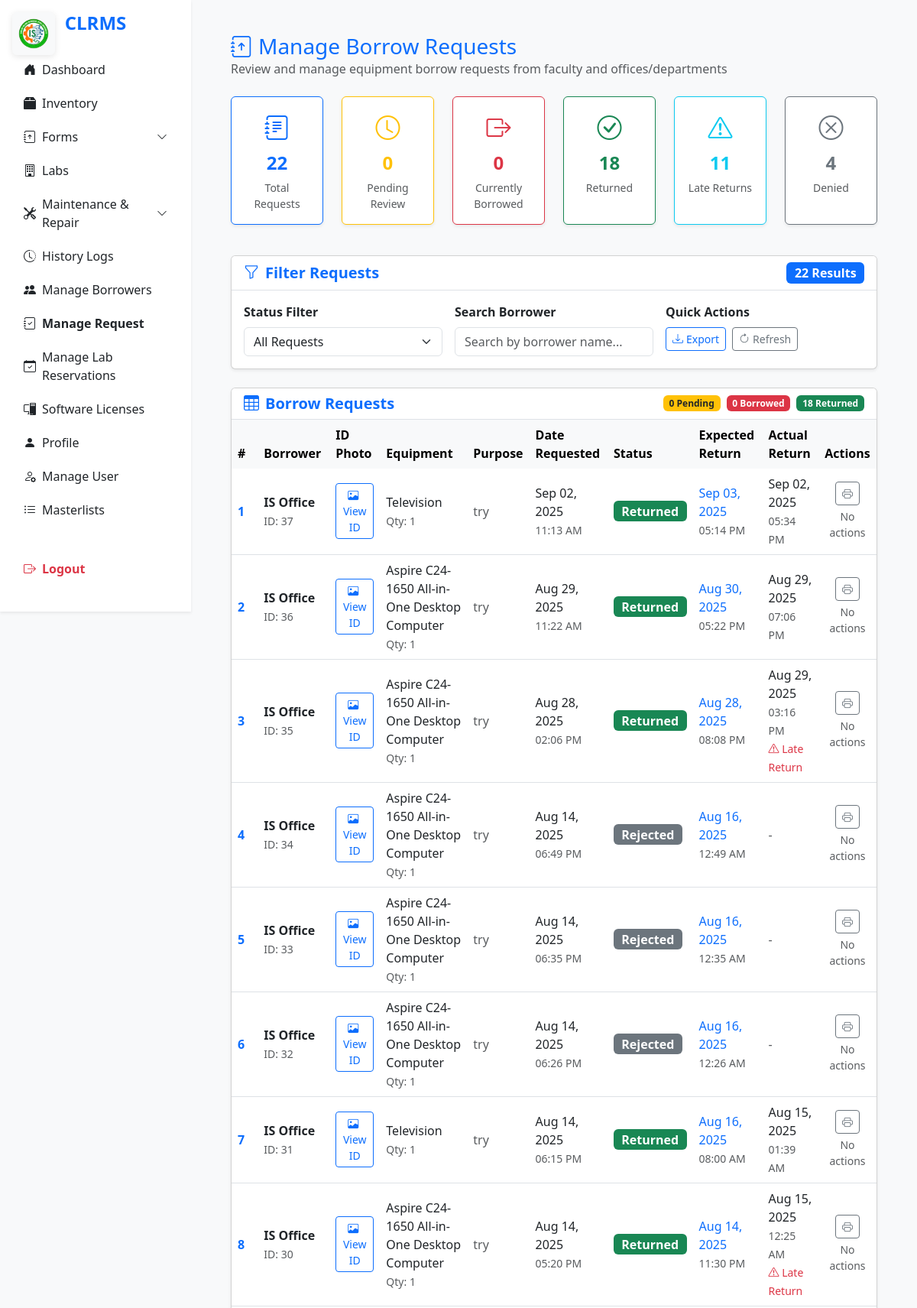
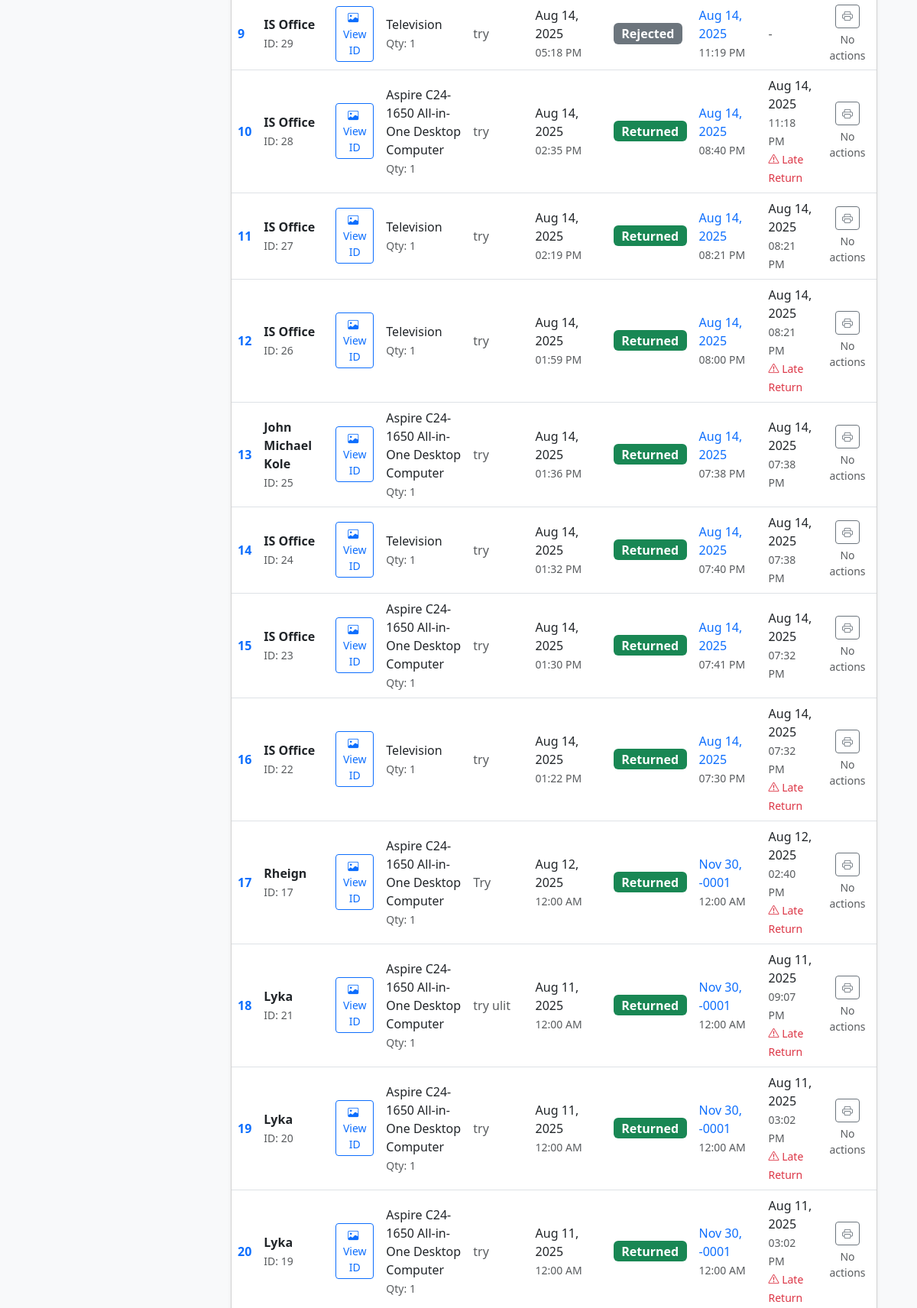
The app's page /pages/manage_borrow_requests.php (signed in, upper part) with its own data (2 pictures, top to bottom).
### tables this page shows
CREATE TABLE `borrow_requests` (
  `id` int(11) NOT NULL,
  `control_number` int(11) NOT NULL,
  `date_requested` datetime NOT NULL,
  `borrow_start` datetime NOT NULL DEFAULT '1970-01-01 00:00:00',
  `borrow_end` datetime NOT NULL DEFAULT '1970-01-01 00:00:00',
  `borrower_name` varchar(100) NOT NULL COMMENT 'Name entered on the slip, not necessarily the user account name',
  `borrower_email` varchar(255) DEFAULT NULL,
  `course_year` varchar(50) DEFAULT NULL,
  `subject` varchar(100) DEFAULT NULL,
  `signature_image` varchar(255) DEFAULT NULL,
  `datetime_needed` datetime DEFAULT NULL,
  `released_by` varchar(100) DEFAULT NULL,
  `id_picture` varchar(255) DEFAULT NULL,
  `tracking_code` varchar(20) DEFAULT NULL,
  `quantity` int(11) DEFAULT NULL,
  `description` text DEFAULT NULL,
  `user_id` int(11) DEFAULT NULL,
  `purpose` varchar(255) NOT NULL,
  `location_of_use` varchar(255) NOT NULL,
  `return_date` datetime DEFAULT NULL,
  `status` enum('Pending','Approved','Rejected','Returned') DEFAULT 'Pending',
  `remarks` text DEFAULT NULL,
  `updated_at` datetime DEFAULT NULL
);

### pages/manage_borrow_requests.php (the view, shortened to what the rows shown need)
<?php
require_once '../classes/BorrowRequest.php';
$borrowRequestObj = new BorrowRequest();
$requests = $borrowRequestObj->getAllBorrowRequests();
?>
<!DOCTYPE html>
<html lang="en">
<head>
    <link href="https://cdn.jsdelivr.net/npm/bootstrap@5.3.0/dist/css/bootstrap.min.css" rel="stylesheet">
    <link href="https://cdn.jsdelivr.net/npm/bootstrap-icons@1.10.5/font/bootstrap-icons.css" rel="stylesheet">
    <link href="../assets/css/style.css" rel="stylesheet">
    <link href="../assets/css/manage_borrow_requests.css" rel="stylesheet">
</head>
<body class="bg-light">
<main class="main-content">
    <div class="container-fluid px-4 mt-4">
        <div class="d-flex align-items-center justify-content-between mb-4">
            <div>
                <h1 class="h3 text-primary mb-0"><i class="bi bi-journal-arrow-up me-2"></i>Manage Borrow Requests</h1>
            </div>
        </div>
        <div class="card shadow-sm">
            <div class="card-body p-0">
                <div class="table-responsive">
                    <table class="table table-hover mb-0" id="requestsTable">
                        <thead class="table-light">
                        <tr>
                            <th class="border-0 fw-bold">#</th>
                            <th class="border-0 fw-bold">Borrower</th>
                            <th class="border-0 fw-bold">ID Photo</th>
                            <th class="border-0 fw-bold">Equipment</th>
                            <th class="border-0 fw-bold">Purpose</th>
                            <th class="border-0 fw-bold">Date Requested</th>
                            <th class="border-0 fw-bold">Status</th>
                            <th class="border-0 fw-bold">Expected Return</th>
                            <th class="border-0 fw-bold">Actual Return</th>
                            <th class="border-0 fw-bold text-center">Actions</th>
                        </tr>
                        </thead>
                        <tbody>
                        <?php if (!empty($requests)): ?>
                            <?php foreach ($requests as $i => $req): ?>
                                <?php
                                $status = trim($req['status']);
                                ?>
                                <tr class="align-middle"
                                    data-request-id="<?= $req['id'] ?>"
                                    data-borrower-email="<?= htmlspecialchars($req['borrower_email'] ?? 'N/A') ?>"
                                    data-borrower-name="<?= htmlspecialchars($req['borrower_name']) ?>"
                                    data-date-requested="<?= htmlspecialchars(date("M d, Y", strtotime($req['date_requested']))) ?>"
                                    data-time-requested="<?= htmlspecialchars(date("h:i A", strtotime($req['date_requested']))) ?>"
                                    data-status="<?= htmlspecialchars($status) ?>"
                                    data-purpose="<?= htmlspecialchars($req['purpose'] ?? 'N/A') ?>"
                                    data-equipment="<?= htmlspecialchars($req['equipment_names']) ?>"
                                    data-quantities="<?= htmlspecialchars($req['quantities']) ?>"
                                    data-borrow-start="<?= !empty($req['borrow_start']) ? htmlspecialchars(date('M d, Y', strtotime($req['borrow_start']))) : 'N/A' ?>"
                                    data-borrow-start-time="<?= !empty($req['borrow_start']) ? htmlspecialchars(date('h:i A', strtotime($req['borrow_start']))) : '' ?>"
                                    data-expected-return="<?= !empty($req['borrow_end']) ? htmlspecialchars(date('M d, Y', strtotime($req['borrow_end']))) : 'N/A' ?>"
                                    data-expected-return-time="<?= !empty($req['borrow_end']) ? htmlspecialchars(date('h:i A', strtotime($req['borrow_end']))) : '' ?>"
                                                                         data-location-of-use="<?= htmlspecialchars($req['location_of_use'] ?? 'N/A') ?>"
                                     data-released-by="<?= htmlspecialchars($req['released_by'] ?? 'N/A') ?>"
                                     data-borrower-type="Faculty">
                                    <td>
                                        <span class="fw-bold text-primary"><?= $i + 1 ?></span>
                                    </td>
                                    <td>
                                        <div class="fw-bold text-dark"><?= htmlspecialchars($req['borrower_name']) ?></div>
                                        <small class="text-muted">ID: <?= htmlspecialchars($req['id']) ?></small>
                                    </td>
                                    <td>
                                        <?php if (!empty($req['id_picture'])): ?>
                                            <button class="btn btn-outline-primary btn-sm" onclick="viewIDPhoto('<?= htmlspecialchars($req['id_picture']) ?>', '<?= htmlspecialchars($req['borrower_name']) ?>')" title="View ID Photo">
                                                <i class="bi bi-image me-1"></i>View ID
                                            </button>
                                        <?php else: ?>
                                            <span class="text-muted small">No ID Photo</span>
                                        <?php endif; ?>
                                    </td>
                                    <td>
                                        <div class="fw-medium"><?= htmlspecialchars($req['equipment_names']) ?></div>
                                        <small class="text-muted">Qty: <?= htmlspecialchars($req['quantities']) ?></small>
                                    </td>
                                    <td>
                                        <span class="text-muted"><?= htmlspecialchars($req['purpose'] ?? 'N/A') ?></span>
                                    </td>
                                    <td>
                                        <div class="fw-medium"><?= htmlspecialchars(date("M d, Y", strtotime($req['date_requested']))) ?></div>
                                        <small class="text-muted"><?= htmlspecialchars(date("h:i A", strtotime($req['date_requested']))) ?></small>
                                    </td>
                                    <td>
                                        <?php if ($status === 'Pending'): ?>
                                            <span class="badge bg-warning text-dark fs-6">Pending</span>
                                        <?php elseif ($status === 'Approved'): ?>
                                            <span class="badge bg-danger fs-6">Borrowed</span>
                                        <?php elseif ($status === 'Rejected'): ?>
                                            <span class="badge bg-secondary fs-6">Rejected</span>
                                        <?php elseif ($status === 'Returned'): ?>
                                            <span class="badge bg-success fs-6">Returned</span>
                                        <?php else: ?>
                                            <span class="badge bg-secondary fs-6"><?= htmlspecialchars($status) ?></span>
                                        <?php endif; ?>
                                    </td>
                                    <td>
                                        <?php if (!empty($req['borrow_end'])): ?>
                                            <div class="fw-medium text-primary"><?= htmlspecialchars(date('M d, Y', strtotime($req['borrow_end']))) ?></div>
                                            <small class="text-muted"><?= htmlspecialchars(date('h:i A', strtotime($req['borrow_end']))) ?></small>
                                        <?php else: ?>
                                            <span class="text-muted">-</span>
                                        <?php endif; ?>
                                    </td>
                                    <td>
                                        <?php if ($status === 'Returned' && !empty($req['return_date'])): ?>
                                            <div class="fw-medium"><?= htmlspecialchars(date('M d, Y', strtotime($req['return_date']))) ?></div>
                                            <small class="text-muted"><?= htmlspecialchars(date('h:i A', strtotime($req['return_date']))) ?></small>
                                            <?php
                                            if (!empty($req['borrow_end']) && strtotime($req['return_date']) > strtotime($req['borrow_end'])):
                                            ?>
                                                <br><small class="text-danger"><i class="bi bi-exclamation-triangle"></i> Late Return</small>
                                            <?php endif; ?>
                                        <?php elseif ($status === 'Approved'): ?>
                                            <span class="text-muted">Not returned yet</span>
                                        <?php else: ?>
                                            <span class="text-muted">-</span>
                                        <?php endif; ?>
                                    </td>
                                    <td class="text-center">
                                        <div class="d-flex flex-column gap-1 align-items-center">
                                            <button class="btn btn-outline-secondary btn-sm" onclick="printBorrowRequest(<?= $req['id'] ?>)" title="Print Request">
                                                <i class="bi bi-printer"></i>
                                            </button>
                                            <?php if ($status === 'Pending'): ?>
                                                <div class="btn-group btn-group-sm">
                                                    <button class="btn btn-success" data-bs-toggle="modal"
                                                            data-bs-target="#approveModal"
                                                            data-id="<?= $req['id'] ?>"
                                                            data-borrower="<?= htmlspecialchars($req['borrower_name']) ?>"
                                                            title="Approve Request">
                                                        <i class="bi bi-check-circle"></i>
                                                    </button>
                                                    <button class="btn btn-danger" data-bs-toggle="modal"
                                                            data-bs-target="#denyModal"
                                                            data-id="<?= $req['id'] ?>"
                                                            data-borrower="<?= htmlspecialchars($req['borrower_name']) ?>"
                                                            title="Deny Request">
                                                        <i class="bi bi-x-circle"></i>
                                                    </button>
                                                </div>
                                            <?php else: ?>
                                                <span class="text-muted small">No actions</span>
                                            <?php endif; ?>
                                        </div>
                                    </td>
                                </tr>
                            <?php endforeach; ?>
                        <?php endif; ?>
                        </tbody>
                    </table>
                </div>
            </div>
        </div>
    </div>
</main>
</body>
</html>

### records on screen
borrow_requests: borrower_name "IS Office", id "37", equipment_names "Television", quantities "1", purpose "try", date_requested "Sep 02, 2025", date_requested "11:13 AM", status "Returned", borrow_end "Sep 03, 2025", borrow_end "05:14 PM", return_date "Sep 02, 2025", return_date "05:34 PM"
borrow_requests: borrower_name "IS Office", id "36", equipment_names "Aspire C24-1650 All-in-One Desktop Computer", quantities "1", purpose "try", date_requested "Aug 29, 2025", date_requested "11:22 AM", status "Returned", borrow_end "Aug 30, 2025", borrow_end "05:22 PM", return_date "Aug 29, 2025", return_date "07:06 PM"
borrow_requests: borrower_name "IS Office", id "35", equipment_names "Aspire C24-1650 All-in-One Desktop Computer", quantities "1", purpose "try", date_requested "Aug 28, 2025", date_requested "02:06 PM", status "Returned", borrow_end "Aug 28, 2025", borrow_end "08:08 PM", return_date "Aug 29, 2025", return_date "03:16 PM", shows "Late Return"
borrow_requests: borrower_name "IS Office", id "34", equipment_names "Aspire C24-1650 All-in-One Desktop Computer", quantities "1", purpose "try", date_requested "Aug 14, 2025", date_requested "06:49 PM", status "Rejected", borrow_end "Aug 16, 2025", borrow_end "12:49 AM"
borrow_requests: borrower_name "IS Office", id "33", equipment_names "Aspire C24-1650 All-in-One Desktop Computer", quantities "1", purpose "try", date_requested "Aug 14, 2025", date_requested "06:35 PM", status "Rejected", borrow_end "Aug 16, 2025", borrow_end "12:35 AM"
borrow_requests: borrower_name "IS Office", id "32", equipment_names "Aspire C24-1650 All-in-One Desktop Computer", quantities "1", purpose "try", date_requested "Aug 14, 2025", date_requested "06:26 PM", status "Rejected", borrow_end "Aug 16, 2025", borrow_end "12:26 AM"
borrow_requests: borrower_name "IS Office", id "31", equipment_names "Television", quantities "1", purpose "try", date_requested "Aug 14, 2025", date_requested "06:15 PM", status "Returned", borrow_end "Aug 16, 2025", borrow_end "08:00 AM", return_date "Aug 15, 2025", return_date "01:39 AM"
borrow_requests: borrower_name "IS Office", id "30", equipment_names "Aspire C24-1650 All-in-One Desktop Computer", quantities "1", purpose "try", date_requested "Aug 14, 2025", date_requested "05:20 PM", status "Returned", borrow_end "Aug 14, 2025", borrow_end "11:30 PM", return_date "Aug 15, 2025", return_date "12:25 AM", shows "Late Return"
borrow_requests: borrower_name "IS Office", id "29", equipment_names "Television", quantities "1", purpose "try", date_requested "Aug 14, 2025", date_requested "05:18 PM", status "Rejected", borrow_end "Aug 14, 2025", borrow_end "11:19 PM"
borrow_requests: borrower_name "IS Office", id "28", equipment_names "Aspire C24-1650 All-in-One Desktop Computer", quantities "1", purpose "try", date_requested "Aug 14, 2025", date_requested "02:35 PM", status "Returned", borrow_end "Aug 14, 2025", borrow_end "08:40 PM", return_date "Aug 14, 2025", return_date "11:18 PM", shows "Late Return"
borrow_requests: borrower_name "IS Office", id "27", equipment_names "Television", quantities "1", purpose "try", date_requested "Aug 14, 2025", date_requested "02:19 PM", status "Returned", borrow_end "Aug 14, 2025", borrow_end "08:21 PM", return_date "Aug 14, 2025", return_date "08:21 PM"
borrow_requests: borrower_name "IS Office", id "26", equipment_names "Television", quantities "1", purpose "try", date_requested "Aug 14, 2025", date_requested "01:59 PM", status "Returned", borrow_end "Aug 14, 2025", borrow_end "08:00 PM", return_date "Aug 14, 2025", return_date "08:21 PM", shows "Late Return"
borrow_requests: borrower_name "John Michael Kole", id "25", equipment_names "Aspire C24-1650 All-in-One Desktop Computer", quantities "1", purpose "try", date_requested "Aug 14, 2025", date_requested "01:36 PM", status "Returned", borrow_end "Aug 14, 2025", borrow_end "07:38 PM", return_date "Aug 14, 2025", return_date "07:38 PM"
borrow_requests: borrower_name "IS Office", id "24", equipment_names "Television", quantities "1", purpose "try", date_requested "Aug 14, 2025", date_requested "01:32 PM", status "Returned", borrow_end "Aug 14, 2025", borrow_end "07:40 PM", return_date "Aug 14, 2025", return_date "07:38 PM"
borrow_requests: borrower_name "IS Office", id "23", equipment_names "Aspire C24-1650 All-in-One Desktop Computer", quantities "1", purpose "try", date_requested "Aug 14, 2025", date_requested "01:30 PM", status "Returned", borrow_end "Aug 14, 2025", borrow_end "07:41 PM", return_date "Aug 14, 2025", return_date "07:32 PM"
borrow_requests: borrower_name "IS Office", id "22", equipment_names "Television", quantities "1", purpose "try", date_requested "Aug 14, 2025", date_requested "01:22 PM", status "Returned", borrow_end "Aug 14, 2025", borrow_end "07:30 PM", return_date "Aug 14, 2025", return_date "07:32 PM", shows "Late Return"
borrow_requests: borrower_name "Rheign", id "17", equipment_names "Aspire C24-1650 All-in-One Desktop Computer", quantities "1", purpose "Try", date_requested "Aug 12, 2025", date_requested "12:00 AM", status "Returned", borrow_end "Nov 30, -0001", borrow_end "12:00 AM", return_date "Aug 12, 2025", return_date "02:40 PM", shows "Late Return"
borrow_requests: borrower_name "Lyka", id "21", equipment_names "Aspire C24-1650 All-in-One Desktop Computer", quantities "1", purpose "try ulit", date_requested "Aug 11, 2025", date_requested "12:00 AM", status "Returned", borrow_end "Nov 30, -0001", borrow_end "12:00 AM", return_date "Aug 11, 2025", return_date "09:07 PM", shows "Late Return"
borrow_requests: borrower_name "Lyka", id "20", equipment_names "Aspire C24-1650 All-in-One Desktop Computer", quantities "1", purpose "try", date_requested "Aug 11, 2025", date_requested "12:00 AM", status "Returned", borrow_end "Nov 30, -0001", borrow_end "12:00 AM", return_date "Aug 11, 2025", return_date "03:02 PM", shows "Late Return"
borrow_requests: borrower_name "Lyka", id "19", equipment_names "Aspire C24-1650 All-in-One Desktop Computer", quantities "1", purpose "try", date_requested "Aug 11, 2025", date_requested "12:00 AM", status "Returned", borrow_end "Nov 30, -0001", borrow_end "12:00 AM", return_date "Aug 11, 2025", return_date "03:02 PM", shows "Late Return"

### other values on screen
$totalRequests "22"
$pendingRequests "0"
$approvedRequests "0"
$returnedRequests "18"
$lateReturns "11"
$deniedRequests "4"
count($requests) "22"
